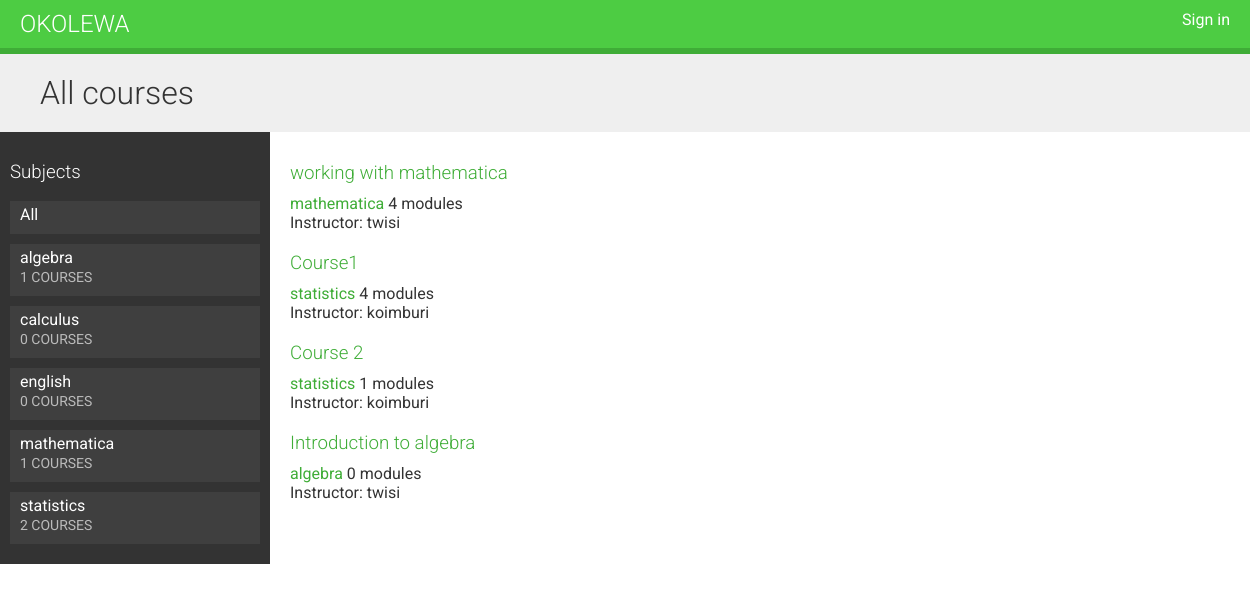
The page / on the database its author committed.
### courses/models.py (models this page shows, shortened)
class Subject(models.Model):
	title = models.CharField(max_length=200)
	slug = models.SlugField(max_length=200, unique=True)
	class Meta:
		ordering = ['title']
	def __str__(self):
		return self.title

class Course(models.Model):
    owner = models.ForeignKey(User, related_name='courser_created', on_delete=models.CASCADE)
    subject = models.ForeignKey(Subject, related_name='courses', on_delete=models.CASCADE)
    title = models.CharField(max_length=200)
    slug = models.SlugField(max_length=200, unique=True)
    overview = models.TextField()
    created = models.DateTimeField(auto_now_add=True)
    students = models.ManyToManyField(User, related_name='courses_joined', blank=True)
    class Meta:
        ordering = ['-created']

### courses/views.py (the view)
# urls.py: path('', CourseListView.as_view(),name='course_list'),
class CourseListView(TemplateResponseMixin, View):
    model = Course
    template_name = 'courses/course/list.html'
    def get(self, request, subject=None):
        subjects = Subject.objects.annotate(
                        total_courses=Count('courses'))
        courses = Course.objects.annotate(
                        total_modules=Count('modules'))
        if subject:
            subject = get_object_or_404(Subject, slug=subject)
            courses = courses.filter(subject=subject)
        return self.render_to_response({'subjects': subjects,
            'subject': subject,
            'courses': courses})

### courses/templates/courses/course/list.html (shortened to what this page needs)
{% extends "base.html"%}
{% block content %}
  <h1>
    {% if subject %}
      {{ subject.title}} courses
    {% else %}
      All courses
    {% endif %}
  </h1>
  <div class="contents">
    <h3>Subjects</h1>
    <ul id="modules">
      <li class="selected" >{% if not subject %} {% endif %}
        <a href="{% url "course_list" %}">All</a>
      </li>
      {% for s in subjects %}
      <li {% if not subject %} class="selected" {% endif %}>
        <a href={% url "course_list_subject" s.slug %}>
          {{ s.title}}
          <br><span>{{ s.total_courses }} courses</span>
      </li>
      {% endfor %}
    </ul>
  </div>
  <div class="module">
    {% for course in courses %}
      {% with subject=course.subject %}
      <h3>
        <a href="{% url "course_detail" course.slug %}">
          {{ course.title }}
        </a>
      </h3>
      <p>
      <a href="{% url "course_list_subject" subject.slug %}">{{subject}}</a>
      {{course.total_modules}} modules
      <br/>
      Instructor: {{course.owner}}
      </p>
      {% endwith %}
    {% endfor %}
    </div>
  {% endblock %}

### courses/static/base.css (style rules this page uses)
body { margin:0; font-family:'Roboto', sans-serif; font-weight:400; color:#333; }
a { color:#3fad37; text-decoration:none; }
ul { float:left; }
h1, h2, h3, h4, h5, h6 { font-family:'Roboto', sans-serif; font-weight:300; }
h1 { background:#efefef; width:100%; overflow:auto; padding:20px 0 20px 40px; margin:0; }
.module { padding:10px 20px; float:left; width:600px; }
.module h3 { margin:20px 0 0; padding:0; width:100%; }
.module p { margin:10px 0 20px; width:100%; float:left; }
.contents { width:20%; padding:10px; float:left; background:#333; color: #fff; font-family:'Roboto', sans-serif; }
.contents ul { list-style:none; margin:0; padding:0; width:100%; }
.contents ul li { margin:0 0 10px 0; padding:4px 10px 10px; overflow:auto; cursor:move; }
.contents ul li.selected { background:#3f3f3f; }
.contents ul span { text-transform:uppercase; color:#bbb; font-size:14px; }
.contents ul a { display:block; color:#fff; text-decoration:none; }

### rows shown on the page
Subject: title "algebra", total_courses "1"
Subject: title "calculus", total_courses "0"
Subject: title "english", total_courses "0"
Subject: title "mathematica", total_courses "1"
Subject: title "statistics", total_courses "2"
Course: title "working with mathematica", subject "mathematica", total_modules "4", owner "twisi"
Course: title "Course1", subject "statistics", total_modules "4", owner "koimburi"
Course: title "Course 2", subject "statistics", total_modules "1", owner "koimburi"
Course: title "Introduction to algebra", subject "algebra", total_modules "0", owner "twisi"
